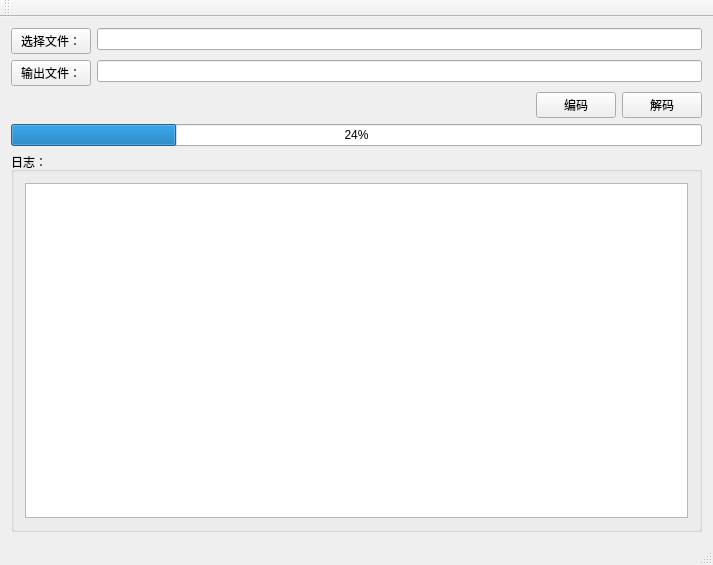
<?xml version="1.0" encoding="UTF-8"?>
<ui version="4.0">
 <class>HuffmanDemoClass</class>
 <widget class="QMainWindow" name="HuffmanDemoClass">
  <property name="geometry">
   <rect>
    <x>0</x>
    <y>0</y>
    <width>713</width>
    <height>565</height>
   </rect>
  </property>
  <property name="windowTitle">
   <string>HuffmanDemo</string>
  </property>
  <widget class="QWidget" name="centralWidget">
   <layout class="QVBoxLayout" name="verticalLayout_2">
    <item>
     <layout class="QFormLayout" name="formLayout">
      <item row="0" column="1">
       <widget class="QLineEdit" name="m_pInputFileLe"/>
      </item>
      <item row="1" column="1">
       <widget class="QLineEdit" name="m_pOutFileLe"/>
      </item>
      <item row="0" column="0">
       <widget class="QPushButton" name="m_pSelectInFilePb">
        <property name="text">
         <string>选择文件：</string>
        </property>
       </widget>
      </item>
      <item row="1" column="0">
       <widget class="QPushButton" name="m_pSelectOutFilePb">
        <property name="text">
         <string>输出文件：</string>
        </property>
       </widget>
      </item>
     </layout>
    </item>
    <item>
     <layout class="QHBoxLayout" name="horizontalLayout">
      <item>
       <spacer name="horizontalSpacer">
        <property name="orientation">
         <enum>Qt::Horizontal</enum>
        </property>
        <property name="sizeHint" stdset="0">
         <size>
          <width>40</width>
          <height>20</height>
         </size>
        </property>
       </spacer>
      </item>
      <item>
       <widget class="QPushButton" name="m_pCodePb">
        <property name="text">
         <string>编码</string>
        </property>
       </widget>
      </item>
      <item>
       <widget class="QPushButton" name="m_pDecodePb">
        <property name="text">
         <string>解码</string>
        </property>
       </widget>
      </item>
     </layout>
    </item>
    <item>
     <widget class="QProgressBar" name="m_pProgressBar">
      <property name="value">
       <number>24</number>
      </property>
     </widget>
    </item>
    <item>
     <widget class="QGroupBox" name="groupBox">
      <property name="title">
       <string>日志：</string>
      </property>
      <layout class="QVBoxLayout" name="verticalLayout">
       <item>
        <widget class="QTextEdit" name="m_pLogTe"/>
       </item>
      </layout>
     </widget>
    </item>
   </layout>
  </widget>
  <widget class="QMenuBar" name="menuBar">
   <property name="geometry">
    <rect>
     <x>0</x>
     <y>0</y>
     <width>713</width>
     <height>23</height>
    </rect>
   </property>
  </widget>
  <widget class="QToolBar" name="mainToolBar">
   <attribute name="toolBarArea">
    <enum>TopToolBarArea</enum>
   </attribute>
   <attribute name="toolBarBreak">
    <bool>false</bool>
   </attribute>
  </widget>
  <widget class="QStatusBar" name="statusBar"/>
 </widget>
 <layoutdefault spacing="6" margin="11"/>
 <resources/>
 <connections/>
</ui>
